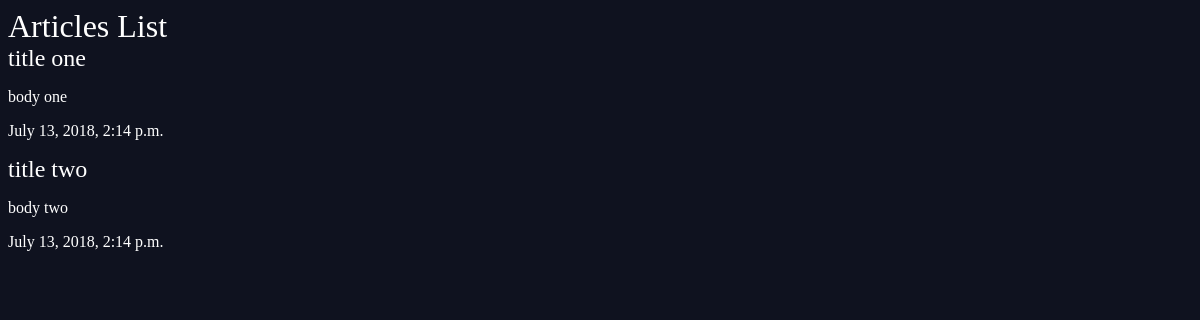
The app's page /articles/, older data.
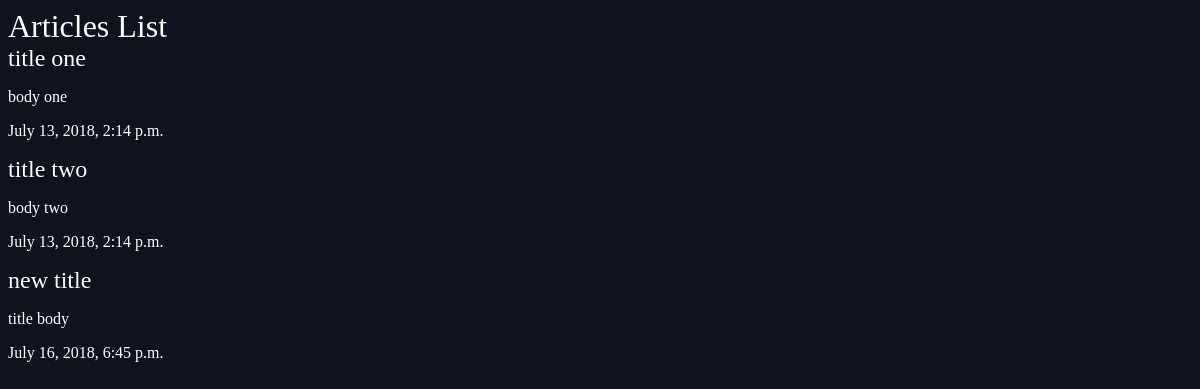
The same page, newer data.
### articles/models.py (models this page shows, shortened)
class Article(models.Model):
    title = models.CharField(max_length=100)
    slug =  models.SlugField()
    body = models.TextField()
    date = models.DateTimeField(auto_now_add=True)
    thumb = models.ImageField(default='default.png', blank=True)
    def snippet(self):
        return self.body[:50]

### articles/views.py (the view)
def article_list(request):
    articles = Article.objects.all().order_by('date')
    return render(request, "articles/article_list.html", {
        'articles': articles
    })

### articles/templates/articles/article_list.html
{% extends 'base_layout.html' %}
{% block content %}
    <h1>Articles List</h1>
    <div class="articles">
    {% for article in articles %}
        <div class="article">
            <h2><a href="{% url 'articles:detail' slug=article.slug %}">{{ article.title }}</a></h2>
            <p>{{ article.snippet }}</p>
            <p>{{ article.date }}</p>
        </div>
    {% endfor %}
    </div>
{% endblock %}

### accounts/templates/base_layout.html (shortened to what this page needs)
{% load static from staticfiles %}
<!DOCTYPE html>
<html lang="en" dir="ltr">
    <head>
        <link rel="stylesheet" href="{% static "styles.css" %}">
    </head>
    <body>
        <div class="wrapper">
            {% block content %}{% endblock content %}
        </div>
    </body>
</html>

### articles/static/styles.css (style rules this page uses)
body { background-color: #0f121f; background-image: url(stars.png); background-repeat-y: no-repeat; color: #fff; }
body * { font-family: Ubuntu; }
h1, h2, h3, h4, h5 { font-weight: normal; margin: 0; }
a, a:hover, a:visited { color: #fff; text-decoration: none; }

Row changes from the older to the newer data that the page shows:
added Article: title "new title", snippet "title body", date "July 16, 2018, 6:45 p.m."
